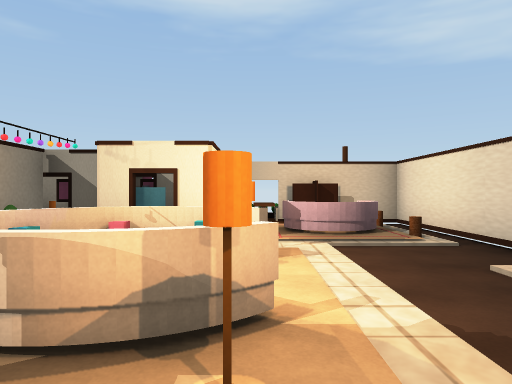
View 1 (above)

17 first-person views from a walk through a 3-D level made in the Unity game engine. The camera is 1.5 m above the floor, looks level and sees 70° across. The floor is counted in squares, 2 m on a side. Each view is taken from the middle of a square. On the plan, view 1 faces up. The plan holds only what a view shows up to about 11 squares ahead; the rest is blank. The place goes on beyond the plan. Door leaves are left out, so doorways stand open. Some surface patterns are stand-ins.

View 2
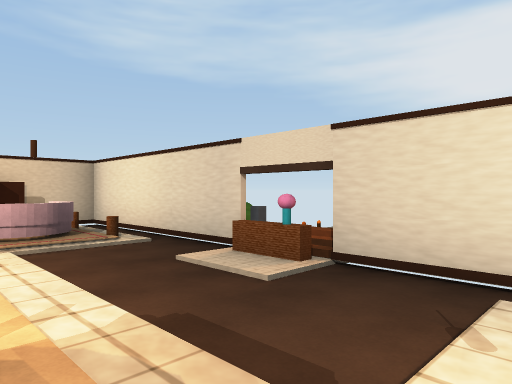

View 3
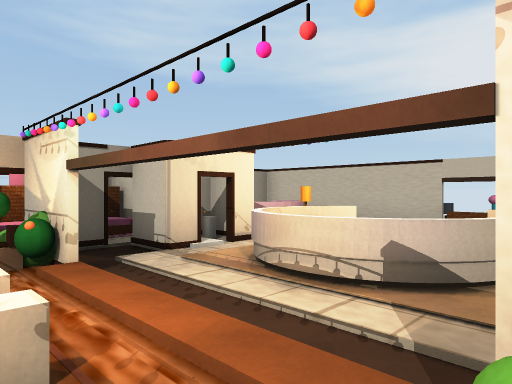

View 4
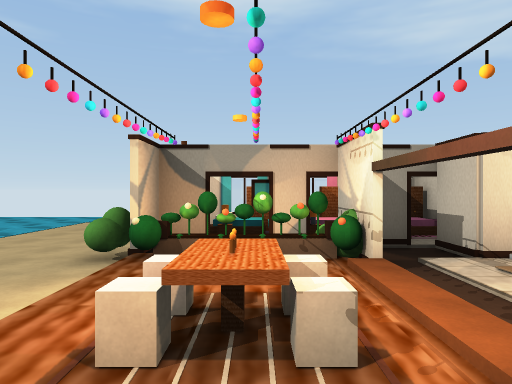

View 5
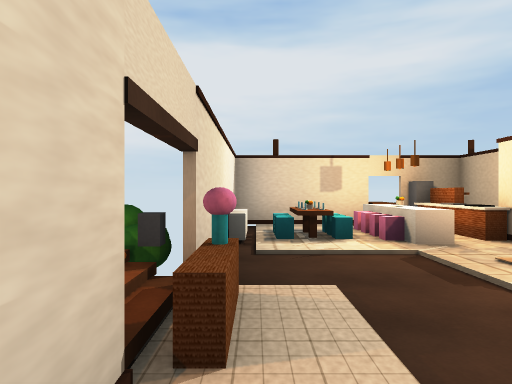

View 6
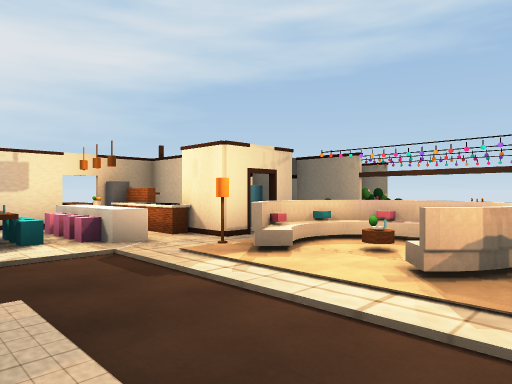

View 7
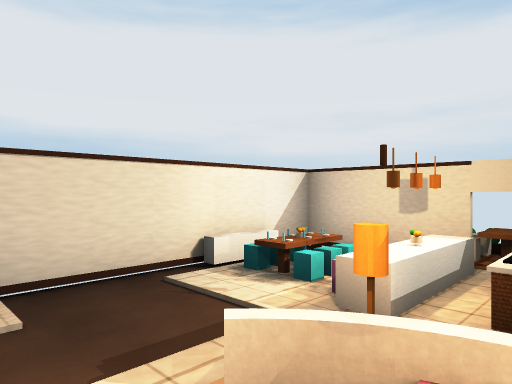

View 8
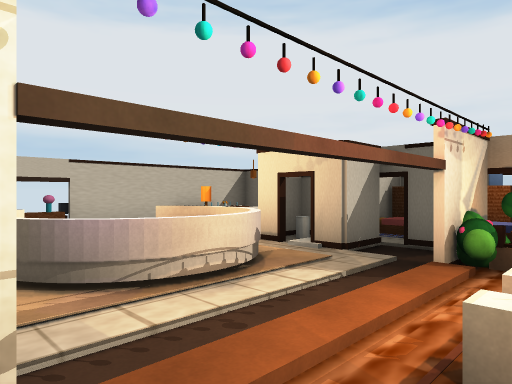

View 9
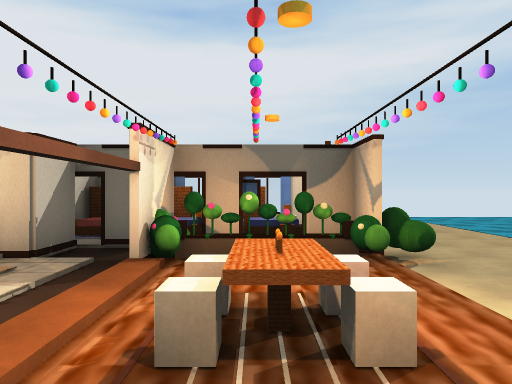

View 10
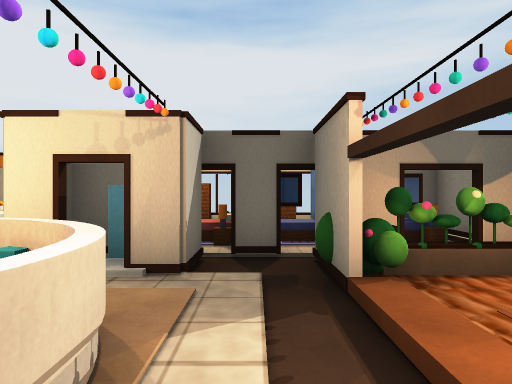

View 11
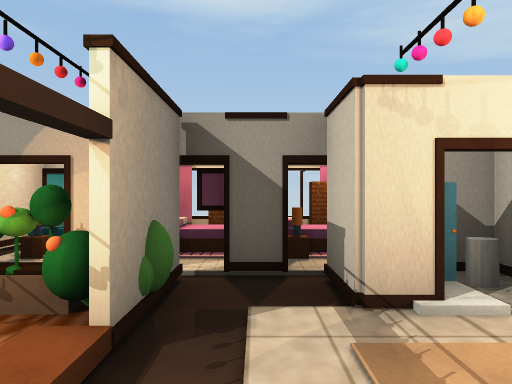

View 12
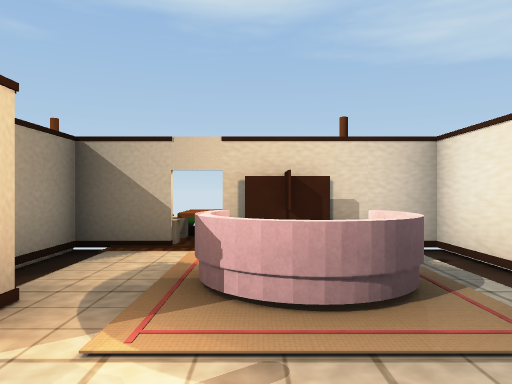

View 13
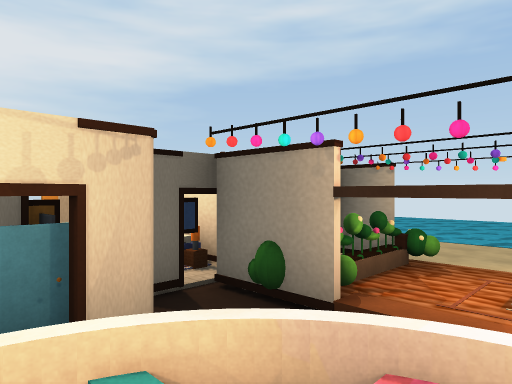

View 14
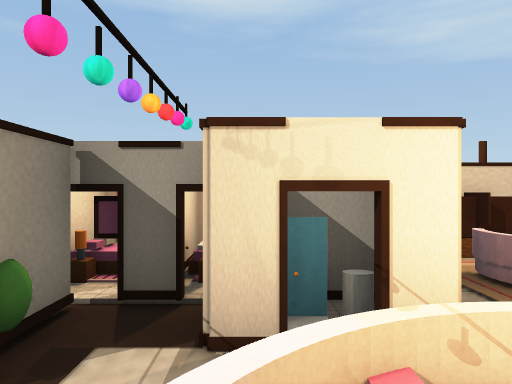

View 15
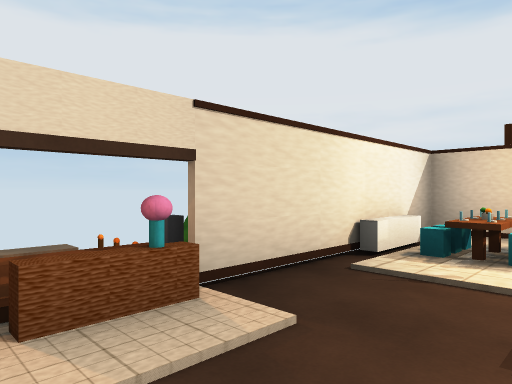

View 16
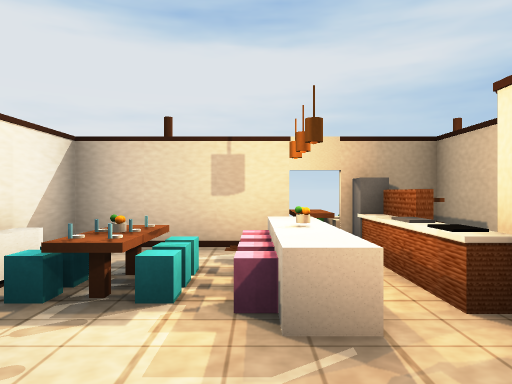

View 17
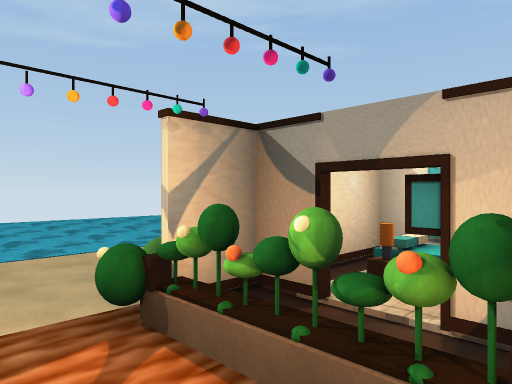

### Floor plan
Key: @ floor where view 1 was taken; # wall or solid block; . main floor; : floor 0.25 m higher than the main floor; - floor 0.25 m lower than the main floor; + floor 0.5 m higher than the main floor; / step, stairs or slope; D open door; = window, fence, low wall or low ledge; v drop or lower ground; O other object.
Columns run from 7 left of view 1 to 5 right of it. Each row starts with its distance up from view 1.
 10 O   OO   OO
  9 #######OO###
  8 #vOO O....O#
  7  OvOO#..OO.#
  6 OvvOO O.OOO#
  5 -O/O...O...O
  4 -OO/.O/O..DO=
  3  OOO.//...O+:
  2 -OO/.OOO..DO=
  1 -O/O...O...O
  0 O# O. O@OO.#
 -1  ##OO##OOOO#
 -2 # OOOO#OOO##
 -3 #######OO###
 -4 O   OO O OO

Where each view was taken, in squares from view 1:
view 1: 0 up, 0 right, facing up
view 2: 0 up, 0 right, facing up-right
view 3: 1 up, 5 left, facing up-right
view 4: 1 up, 5 left, facing up
view 5: 5 up, 3 right, facing down
view 6: 5 up, 3 right, facing down-left
view 7: 3 up, 1 left, facing down-right
view 8: 5 up, 5 left, facing down-right
view 9: 5 up, 5 left, facing down
view 10: 4 up, 3 left, facing down
view 11: 3 up, 3 left, facing up
view 12: 4 up, 1 right, facing up
view 13: 3 up, 1 left, facing down-left
view 14: 3 up, 2 left, facing up
view 15: 4 up, 1 right, facing down-right
view 16: 2 up, 1 right, facing down
view 17: 4 up, 4 left, facing up-left
